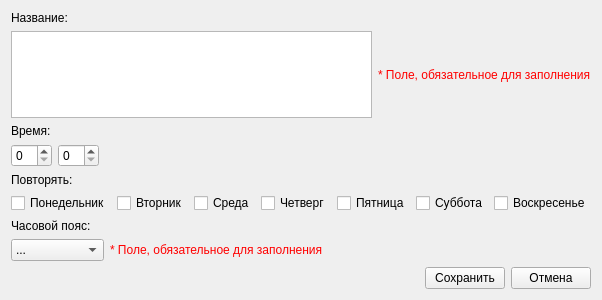
<?xml version="1.0" encoding="UTF-8"?>
<ui version="4.0">
 <class>Form</class>
 <widget class="QWidget" name="Form">
  <property name="geometry">
   <rect>
    <x>0</x>
    <y>0</y>
    <width>551</width>
    <height>300</height>
   </rect>
  </property>
  <property name="windowTitle">
   <string>Form</string>
  </property>
  <layout class="QVBoxLayout" name="verticalLayout">
   <item>
    <widget class="QLabel" name="label">
     <property name="text">
      <string>Название:</string>
     </property>
    </widget>
   </item>
   <item>
    <layout class="QHBoxLayout" name="horizontalLayout_5">
     <item>
      <widget class="QTextEdit" name="NameTextEdit"/>
     </item>
     <item>
      <widget class="QLabel" name="AttentionLabel_1">
       <property name="enabled">
        <bool>true</bool>
       </property>
       <property name="statusTip">
        <string/>
       </property>
       <property name="styleSheet">
        <string notr="true">color: rgb(255, 0, 0);</string>
       </property>
       <property name="text">
        <string>* Поле, обязательное для заполнения</string>
       </property>
      </widget>
     </item>
    </layout>
   </item>
   <item>
    <widget class="QLabel" name="label_2">
     <property name="text">
      <string>Время:</string>
     </property>
    </widget>
   </item>
   <item>
    <layout class="QHBoxLayout" name="horizontalLayout">
     <item>
      <widget class="QSpinBox" name="HoursSpinBox">
       <property name="maximum">
        <number>23</number>
       </property>
      </widget>
     </item>
     <item>
      <widget class="QSpinBox" name="MinutesSpinBox">
       <property name="maximum">
        <number>59</number>
       </property>
      </widget>
     </item>
     <item>
      <spacer name="horizontalSpacer">
       <property name="orientation">
        <enum>Qt::Horizontal</enum>
       </property>
       <property name="sizeHint" stdset="0">
        <size>
         <width>40</width>
         <height>20</height>
        </size>
       </property>
      </spacer>
     </item>
    </layout>
   </item>
   <item>
    <widget class="QLabel" name="label_3">
     <property name="text">
      <string>Повторять:</string>
     </property>
    </widget>
   </item>
   <item>
    <layout class="QHBoxLayout" name="horizontalLayout_2">
     <item>
      <widget class="QCheckBox" name="MondayCheckBox">
       <property name="text">
        <string>Понедельник</string>
       </property>
      </widget>
     </item>
     <item>
      <widget class="QCheckBox" name="TuesdayCheckBox">
       <property name="text">
        <string>Вторник</string>
       </property>
      </widget>
     </item>
     <item>
      <widget class="QCheckBox" name="WednesdayCheckBox">
       <property name="text">
        <string>Среда</string>
       </property>
      </widget>
     </item>
     <item>
      <widget class="QCheckBox" name="ThursdayCheckBox">
       <property name="text">
        <string>Четверг</string>
       </property>
      </widget>
     </item>
     <item>
      <widget class="QCheckBox" name="FridayCheckBox">
       <property name="text">
        <string>Пятница</string>
       </property>
      </widget>
     </item>
     <item>
      <widget class="QCheckBox" name="SaturdayCheckBox">
       <property name="text">
        <string>Суббота</string>
       </property>
      </widget>
     </item>
     <item>
      <widget class="QCheckBox" name="SundayCheckBox">
       <property name="text">
        <string>Воскресенье</string>
       </property>
      </widget>
     </item>
    </layout>
   </item>
   <item>
    <widget class="QLabel" name="label_4">
     <property name="text">
      <string>Часовой пояс:</string>
     </property>
    </widget>
   </item>
   <item>
    <layout class="QHBoxLayout" name="horizontalLayout_3">
     <item>
      <widget class="QComboBox" name="TimezoneComboBox">
       <item>
        <property name="text">
         <string>...</string>
        </property>
       </item>
       <item>
        <property name="text">
         <string>UTC-12</string>
        </property>
       </item>
       <item>
        <property name="text">
         <string>UTC-11</string>
        </property>
       </item>
       <item>
        <property name="text">
         <string>UTC-10</string>
        </property>
       </item>
       <item>
        <property name="text">
         <string>UTC-9:30</string>
        </property>
       </item>
       <item>
        <property name="text">
         <string>UTC-9</string>
        </property>
       </item>
       <item>
        <property name="text">
         <string>UTC-8</string>
        </property>
       </item>
       <item>
        <property name="text">
         <string>UTC-7</string>
        </property>
       </item>
       <item>
        <property name="text">
         <string>UTC-6</string>
        </property>
       </item>
       <item>
        <property name="text">
         <string>UTC-5</string>
        </property>
       </item>
       <item>
        <property name="text">
         <string>UTC-4</string>
        </property>
       </item>
       <item>
        <property name="text">
         <string>UTC-3:30</string>
        </property>
       </item>
       <item>
        <property name="text">
         <string>UTC-3</string>
        </property>
       </item>
       <item>
        <property name="text">
         <string>UTC-2</string>
        </property>
       </item>
       <item>
        <property name="text">
         <string>UTC-1</string>
        </property>
       </item>
       <item>
        <property name="text">
         <string>UTC+0</string>
        </property>
       </item>
       <item>
        <property name="text">
         <string>UTC+1</string>
        </property>
       </item>
       <item>
        <property name="text">
         <string>UTC+2</string>
        </property>
       </item>
       <item>
        <property name="text">
         <string>UTC+3</string>
        </property>
       </item>
       <item>
        <property name="text">
         <string>UTC+3:30</string>
        </property>
       </item>
       <item>
        <property name="text">
         <string>UTC+4</string>
        </property>
       </item>
       <item>
        <property name="text">
         <string>UTC+4:30</string>
        </property>
       </item>
       <item>
        <property name="text">
         <string>UTC+5</string>
        </property>
       </item>
       <item>
        <property name="text">
         <string>UTC+5:30</string>
        </property>
       </item>
       <item>
        <property name="text">
         <string>UTC+5:45</string>
        </property>
       </item>
       <item>
        <property name="text">
         <string>UTC+6</string>
        </property>
       </item>
       <item>
        <property name="text">
         <string>UTC+6:30</string>
        </property>
       </item>
       <item>
        <property name="text">
         <string>UTC+7</string>
        </property>
       </item>
       <item>
        <property name="text">
         <string>UTC+8</string>
        </property>
       </item>
       <item>
        <property name="text">
         <string>UTC+8:45</string>
        </property>
       </item>
       <item>
        <property name="text">
         <string>UTC+9</string>
        </property>
       </item>
       <item>
        <property name="text">
         <string>UTC+9:30</string>
        </property>
       </item>
       <item>
        <property name="text">
         <string>UTC+10</string>
        </property>
       </item>
       <item>
        <property name="text">
         <string>UTC+10:30</string>
        </property>
       </item>
       <item>
        <property name="text">
         <string>UTC+11</string>
        </property>
       </item>
       <item>
        <property name="text">
         <string>UTC+12</string>
        </property>
       </item>
       <item>
        <property name="text">
         <string>UTC+12:45</string>
        </property>
       </item>
       <item>
        <property name="text">
         <string>UTC+13</string>
        </property>
       </item>
       <item>
        <property name="text">
         <string>UTC+14</string>
        </property>
       </item>
      </widget>
     </item>
     <item>
      <widget class="QLabel" name="AttentionLabel_2">
       <property name="styleSheet">
        <string notr="true">color: rgb(255, 0, 0);</string>
       </property>
       <property name="text">
        <string>* Поле, обязательное для заполнения</string>
       </property>
      </widget>
     </item>
     <item>
      <spacer name="horizontalSpacer_2">
       <property name="orientation">
        <enum>Qt::Horizontal</enum>
       </property>
       <property name="sizeHint" stdset="0">
        <size>
         <width>40</width>
         <height>20</height>
        </size>
       </property>
      </spacer>
     </item>
    </layout>
   </item>
   <item>
    <layout class="QHBoxLayout" name="horizontalLayout_4">
     <item>
      <spacer name="horizontalSpacer_3">
       <property name="orientation">
        <enum>Qt::Horizontal</enum>
       </property>
       <property name="sizeHint" stdset="0">
        <size>
         <width>40</width>
         <height>20</height>
        </size>
       </property>
      </spacer>
     </item>
     <item>
      <widget class="QPushButton" name="SaveButton">
       <property name="text">
        <string>Сохранить</string>
       </property>
      </widget>
     </item>
     <item>
      <widget class="QPushButton" name="CancelButton">
       <property name="text">
        <string>Отмена</string>
       </property>
      </widget>
     </item>
    </layout>
   </item>
  </layout>
 </widget>
 <resources/>
 <connections/>
</ui>
